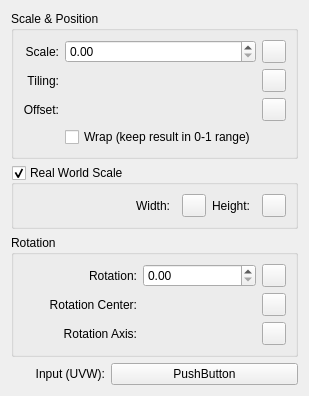
<?xml version="1.0" encoding="UTF-8"?>
<ui version="4.0">
 <class>Form</class>
 <widget class="QWidget" name="Form">
  <property name="geometry">
   <rect>
    <x>0</x>
    <y>0</y>
    <width>283</width>
    <height>359</height>
   </rect>
  </property>
  <property name="windowTitle">
   <string>Form</string>
  </property>
  <layout class="QGridLayout" name="gridLayout">
   <item row="3" column="1" colspan="2">
    <widget class="QPushButton" name="Input_map">
     <property name="text">
      <string>PushButton</string>
     </property>
    </widget>
   </item>
   <item row="0" column="0" colspan="3">
    <widget class="QGroupBox" name="groupBox_2">
     <property name="title">
      <string>Scale &amp;&amp; Position</string>
     </property>
     <layout class="QGridLayout" name="gridLayout_3">
      <item row="1" column="2">
       <widget class="MaxSDK::UI::QmaxTexmapToolbutton" name="Tiling_map">
        <property name="text">
         <string/>
        </property>
       </widget>
      </item>
      <item row="0" column="0">
       <widget class="QLabel" name="label_3">
        <property name="text">
         <string>Scale:</string>
        </property>
        <property name="alignment">
         <set>Qt::AlignRight|Qt::AlignTrailing|Qt::AlignVCenter</set>
        </property>
       </widget>
      </item>
      <item row="2" column="0">
       <widget class="QLabel" name="label_6">
        <property name="text">
         <string>Offset:</string>
        </property>
        <property name="alignment">
         <set>Qt::AlignRight|Qt::AlignTrailing|Qt::AlignVCenter</set>
        </property>
       </widget>
      </item>
      <item row="1" column="0">
       <widget class="QLabel" name="label_5">
        <property name="text">
         <string>Tiling:</string>
        </property>
        <property name="alignment">
         <set>Qt::AlignRight|Qt::AlignTrailing|Qt::AlignVCenter</set>
        </property>
       </widget>
      </item>
      <item row="2" column="1">
       <widget class="MaxSDK::QmaxPoint3Spinner" name="Offset" native="true">
        <property name="animationKeyBrackets" stdset="0">
         <bool>false</bool>
        </property>
       </widget>
      </item>
      <item row="2" column="2">
       <widget class="MaxSDK::UI::QmaxTexmapToolbutton" name="Offset_map">
        <property name="text">
         <string/>
        </property>
       </widget>
      </item>
      <item row="0" column="1">
       <widget class="MaxSDK::QmaxDoubleSpinBox" name="Scale">
        <property name="visibleDigits" stdset="0">
         <number>-4</number>
        </property>
       </widget>
      </item>
      <item row="1" column="1">
       <widget class="MaxSDK::QmaxPoint3Spinner" name="Tiling" native="true">
        <property name="animationKeyBrackets" stdset="0">
         <bool>false</bool>
        </property>
       </widget>
      </item>
      <item row="0" column="2">
       <widget class="MaxSDK::UI::QmaxTexmapToolbutton" name="Scale_map">
        <property name="text">
         <string/>
        </property>
       </widget>
      </item>
      <item row="3" column="1">
       <widget class="QCheckBox" name="Wrap">
        <property name="text">
         <string>Wrap (keep result in 0-1 range)</string>
        </property>
       </widget>
      </item>
     </layout>
    </widget>
   </item>
   <item row="2" column="0" colspan="3">
    <widget class="QGroupBox" name="groupBox">
     <property name="title">
      <string>Rotation</string>
     </property>
     <layout class="QGridLayout" name="gridLayout_2">
      <item row="0" column="0">
       <widget class="QLabel" name="label_2">
        <property name="text">
         <string>Rotation:</string>
        </property>
        <property name="alignment">
         <set>Qt::AlignRight|Qt::AlignTrailing|Qt::AlignVCenter</set>
        </property>
       </widget>
      </item>
      <item row="0" column="1">
       <widget class="MaxSDK::QmaxDoubleSpinBox" name="Rotate">
        <property name="visibleDigits" stdset="0">
         <number>-4</number>
        </property>
       </widget>
      </item>
      <item row="0" column="2">
       <widget class="MaxSDK::UI::QmaxTexmapToolbutton" name="Rotate_map">
        <property name="text">
         <string/>
        </property>
       </widget>
      </item>
      <item row="1" column="0">
       <widget class="QLabel" name="label_7">
        <property name="text">
         <string>Rotation Center:</string>
        </property>
        <property name="alignment">
         <set>Qt::AlignRight|Qt::AlignTrailing|Qt::AlignVCenter</set>
        </property>
       </widget>
      </item>
      <item row="1" column="1">
       <widget class="MaxSDK::QmaxPoint3Spinner" name="RotCenter" native="true">
        <property name="animationKeyBrackets" stdset="0">
         <bool>false</bool>
        </property>
       </widget>
      </item>
      <item row="1" column="2">
       <widget class="MaxSDK::UI::QmaxTexmapToolbutton" name="RotCenter_map">
        <property name="text">
         <string/>
        </property>
       </widget>
      </item>
      <item row="2" column="0">
       <widget class="QLabel" name="label_8">
        <property name="text">
         <string>Rotation Axis:</string>
        </property>
        <property name="alignment">
         <set>Qt::AlignRight|Qt::AlignTrailing|Qt::AlignVCenter</set>
        </property>
       </widget>
      </item>
      <item row="2" column="1">
       <widget class="MaxSDK::QmaxPoint3Spinner" name="RotAxis" native="true">
        <property name="animationKeyBrackets" stdset="0">
         <bool>false</bool>
        </property>
       </widget>
      </item>
      <item row="2" column="2">
       <widget class="MaxSDK::UI::QmaxTexmapToolbutton" name="RotAxis_map">
        <property name="text">
         <string/>
        </property>
       </widget>
      </item>
     </layout>
    </widget>
   </item>
   <item row="3" column="0">
    <widget class="QLabel" name="label_9">
     <property name="text">
      <string>Input (UVW):</string>
     </property>
     <property name="alignment">
      <set>Qt::AlignRight|Qt::AlignTrailing|Qt::AlignVCenter</set>
     </property>
    </widget>
   </item>
   <item row="1" column="0" colspan="3">
    <widget class="QGroupBox" name="RealWorld">
     <property name="title">
      <string>Real World Scale</string>
     </property>
     <property name="checkable">
      <bool>true</bool>
     </property>
     <layout class="QGridLayout" name="gridLayout_4" columnstretch="1,0,0,0,0,0">
      <item row="0" column="0">
       <widget class="QLabel" name="label_4">
        <property name="text">
         <string>Width:</string>
        </property>
        <property name="alignment">
         <set>Qt::AlignRight|Qt::AlignTrailing|Qt::AlignVCenter</set>
        </property>
       </widget>
      </item>
      <item row="0" column="1">
       <widget class="MaxSDK::QmaxWorldSpinBox" name="RealWidth" native="true">
        <property name="visibleDigits" stdset="0">
         <number>-4</number>
        </property>
       </widget>
      </item>
      <item row="0" column="2">
       <widget class="MaxSDK::UI::QmaxTexmapToolbutton" name="RealWidth_map">
        <property name="text">
         <string/>
        </property>
       </widget>
      </item>
      <item row="0" column="3">
       <widget class="QLabel" name="label_10">
        <property name="text">
         <string>Height:</string>
        </property>
        <property name="alignment">
         <set>Qt::AlignRight|Qt::AlignTrailing|Qt::AlignVCenter</set>
        </property>
       </widget>
      </item>
      <item row="0" column="4">
       <widget class="MaxSDK::QmaxWorldSpinBox" name="RealHeight" native="true">
        <property name="visibleDigits" stdset="0">
         <number>-4</number>
        </property>
       </widget>
      </item>
      <item row="0" column="5">
       <widget class="MaxSDK::UI::QmaxTexmapToolbutton" name="RealHeight_map">
        <property name="text">
         <string/>
        </property>
       </widget>
      </item>
     </layout>
    </widget>
   </item>
  </layout>
 </widget>
 <customwidgets>
  <customwidget>
   <class>MaxSDK::QmaxDoubleSpinBox</class>
   <extends>QDoubleSpinBox</extends>
   <header location="global">Qt/QmaxSpinBox.h</header>
  </customwidget>
  <customwidget>
   <class>MaxSDK::QmaxPoint3Spinner</class>
   <extends>QWidget</extends>
   <header location="global">Qt/QMaxMultiSpinner.h</header>
  </customwidget>
  <customwidget>
   <class>MaxSDK::UI::QmaxTexmapToolbutton</class>
   <extends>QToolButton</extends>
   <header>QmaxTexmapToolbutton.h</header>
  </customwidget>
  <customwidget>
   <class>MaxSDK::QmaxWorldSpinBox</class>
   <extends>QWidget</extends>
   <header>maxsdk::qmaxworldspinbox.h</header>
  </customwidget>
 </customwidgets>
 <tabstops>
  <tabstop>Scale</tabstop>
  <tabstop>Scale_map</tabstop>
  <tabstop>Tiling_map</tabstop>
  <tabstop>Offset_map</tabstop>
  <tabstop>Wrap</tabstop>
  <tabstop>RealWorld</tabstop>
  <tabstop>RealWidth_map</tabstop>
  <tabstop>RealHeight_map</tabstop>
  <tabstop>Rotate</tabstop>
  <tabstop>Rotate_map</tabstop>
  <tabstop>RotCenter_map</tabstop>
  <tabstop>RotAxis_map</tabstop>
  <tabstop>Input_map</tabstop>
 </tabstops>
 <resources/>
 <connections/>
</ui>
